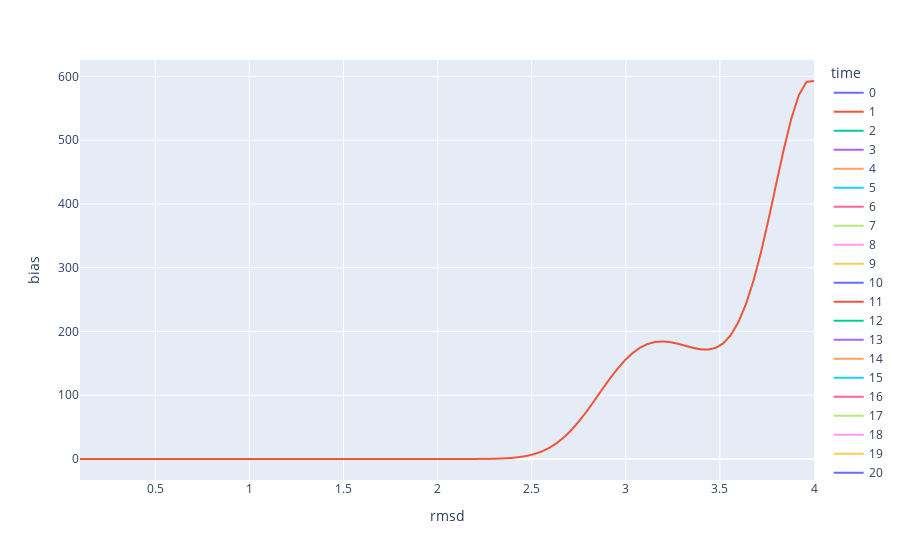

The code cell stored with this chart in its notebook:
### Code cell
px.line(tdf, 
        x='rmsd', 
        y='bias', 
        color='time')
